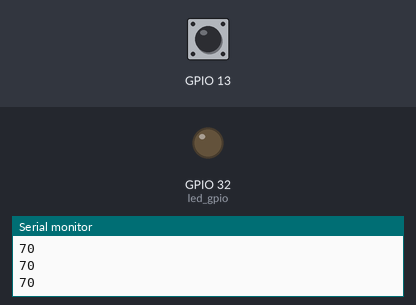
Simulated run of this sketch. Board: ESP32. Parts: output pins drawn as LEDs (lit = HIGH), the last lines printed to the serial monitor. Inputs (shaded band) come from the test bench; at power-on: GPIO 13 HIGH.

Above: at 1.3 s.
1.4 s: GPIO 13 pulled LOW for 0.3 s
At 1.9 s:
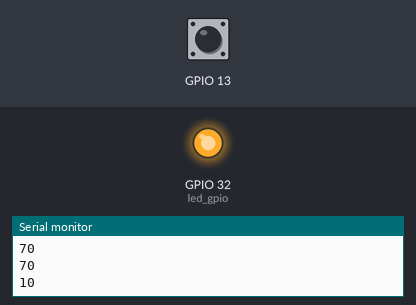
3.5 s: GPIO 13 pulled LOW for 3.2 s
At 7.5 s:
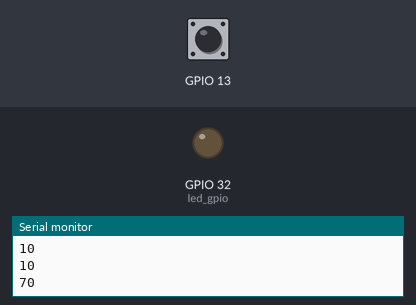
Timing chart, 0 to 9.0 s (numbered marks = the images above; inputs shaded):
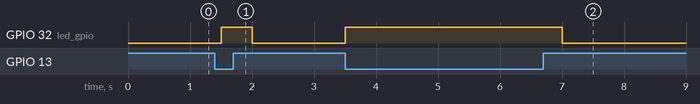

The sketch:

02b_Touch_Sensor.ino
```cpp
const byte led_gpio=32;

void setup()
{
  pinMode(led_gpio,OUTPUT);
  Serial.begin(115200);
}

void loop()
{
  Serial.println(touchRead(T4)); //Reading from Touch Sensor 4 refer pinMap Diagram for more
  delay(500);
  if(touchRead(T4)<20)
  {
    digitalWrite(led_gpio,HIGH);

    }

    else
   {
     digitalWrite(led_gpio,LOW);

     }
  }
```

Measured:
- after the input at 1.4 s, GPIO 32 (led_gpio): LOW → HIGH after 0.10 s, → LOW 0.50 s later
- after the input at 3.5 s, GPIO 32 (led_gpio): LOW → HIGH at once, → LOW 3.5 s later
